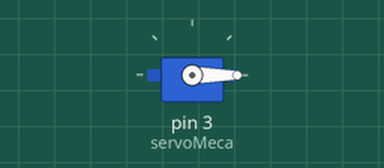
A sketch run on a simulated Arduino Uno, built with avr-gcc and run on an emulated ATmega328P. Shown: servo.

Above: at 0.1 s.
At 9.1 s:
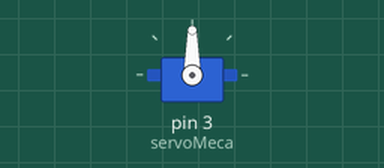
At 18.1 s:
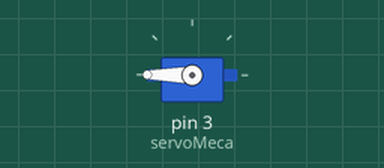
At 39.1 s:
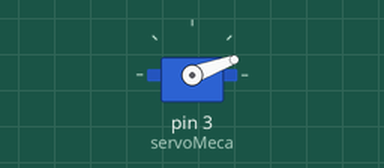
Timing chart, 0 to 40.0 s (numbered marks = the images above):
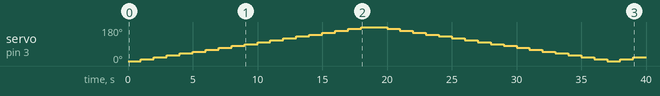

The sketch:

servo.ino
```cpp
#include <Servo.h>
Servo servoMeca;

void setup() {
  servoMeca.attach(3);
  servoMeca.write(0);
}

void loop() {
  for (int i=0; i<=180; i=i+10)
  {
  servoMeca.write(i);
  delay(1000);
  }
  for (int i=180; i>0; i=i-10)
  {
  servoMeca.write(i);
  delay(1000);
  }
}
```

Measured:
- by itself, servo on pin 3 (servoMeca): 0° → 10° at 1.0 s, → 20° 1.0 s later, → 30° 1.0 s later, → 40° 1.0 s later, … (38 changes in this stretch)
